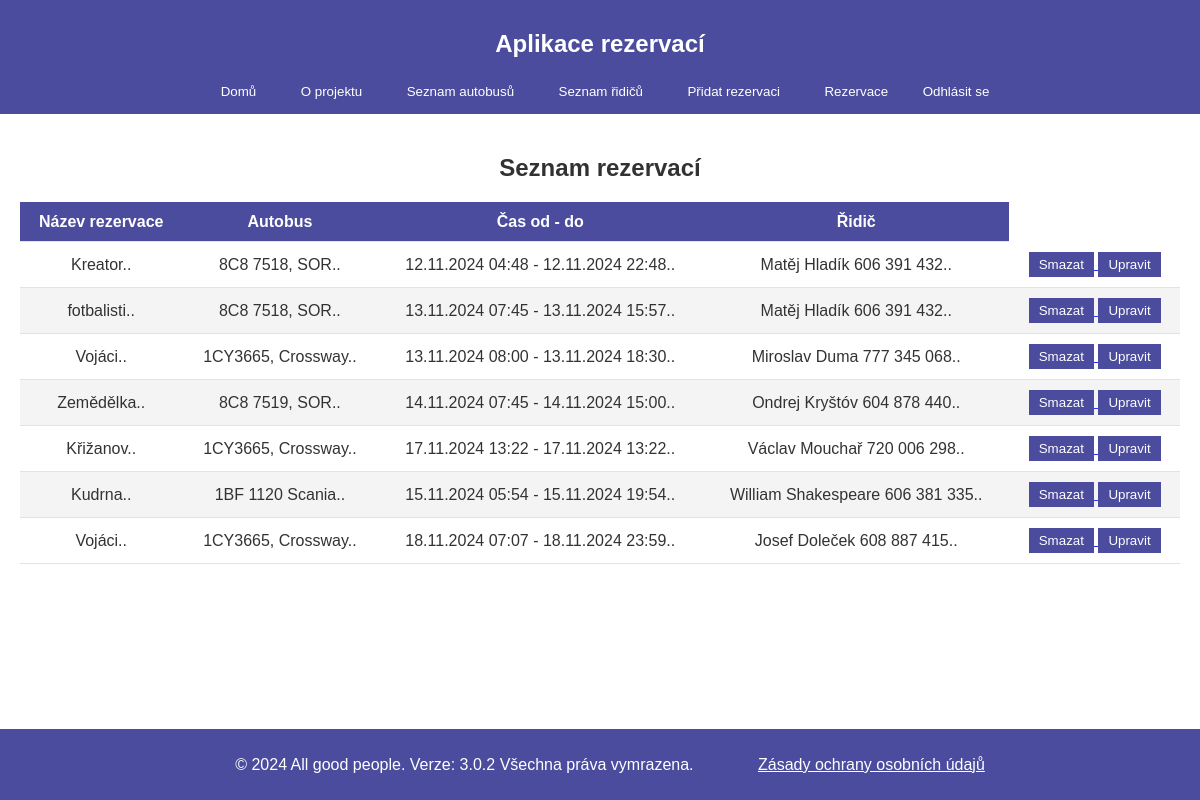
Page /depo/reservations/ (signed in) on the earlier database version.
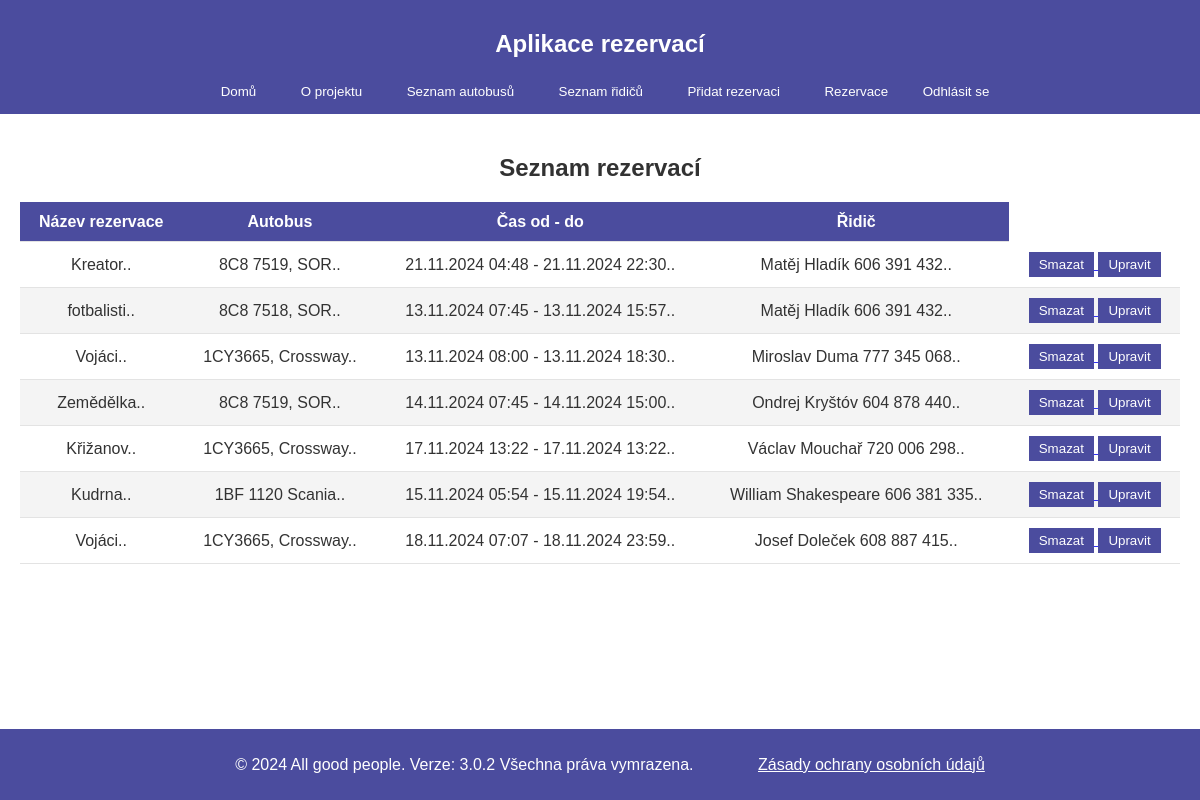
Same page on the later database version.
### depo/models.py (models this page shows, shortened)
class Reservation(models.Model):
    name = models.CharField(max_length=100)  # pro koho se jede
    start_time = models.DateTimeField()  # kdy se začíná
    end_time = models.DateTimeField()    # kdy končí
    bus = models.ForeignKey(Bus, on_delete=models.CASCADE)
    driver = models.ForeignKey(Driver, on_delete=models.CASCADE)

class Bus(models.Model):
    name = models.CharField(max_length=100)
    seats = models.CharField(max_length=10)  # např. "45+1"
    is_ready = models.BooleanField(default=True)  # indikace dostupnosti autobusu

class Driver(models.Model):
    name = models.CharField(max_length=100)
    last_rest_day = models.DateField(default=timezone.now)  # poslední den volna
    is_on_rest = models.BooleanField(default=False)  # Indikace, zda je řidič na volnu

### depo/views.py (the view)
# urls.py: path('reservations/', views.reservation_list, name='reservation_list'),
@login_required
def reservation_list(request):
    reservations = Reservation.objects.all()
    return render(request, 'depo/reservation_list.html', {'reservations': reservations})

### depo/context_processors.py (called while the page is built)
def project_version(request):
    return {
        'project_version': settings.PROJECT_VERSION
    }

### depo/templates/depo/reservation_list.html
{% extends "depo/home.html" %}
{% block content %}
<section>
    <h2 style="text-align: center;">Seznam rezervací</h2>
    <table>
        <thead>
            <tr>
                <th>Název rezervace</th>
                <th>Autobus</th>
                <th>Čas od - do</th>
                <th>Řidič</th>
            </tr>
        </thead>
        <tbody>
            {% for reservation in reservations %}
            <tr>
                <td>{{  reservation.name }}..</td>
                <td>{{  reservation.bus.name }}..</td>
                <td>{{  reservation.start_time|date:"d.m.Y H:i"  }} - {{  reservation.end_time|date:"d.m.Y H:i"  }}..</td>
                <td>{{  reservation.driver.name }}.. </td>
                <td>
                    <a href="{% url 'depo:delete_reservation' reservation.id %}" onclick="return confirm('Opravdu chcete tuto rezervaci smazat?');">
                        <button type="button">Smazat</button>
                    </a>
                    <a href="{% url 'depo:update_reservation' reservation.id %}">
                        <button type="button">Upravit</button>
                    </a>
                </td>
            </tr>
            {% endfor %}
        </tbody>
    </table>
</section>
{% endblock %}

Differences in the rows shown:
changed Reservation "Kreator": bus.name "8C8 7518, SOR" → "8C8 7519, SOR"; start_time "12.11.2024 04:48" → "21.11.2024 04:48"; end_time "12.11.2024 22:48" → "21.11.2024 22:30"
